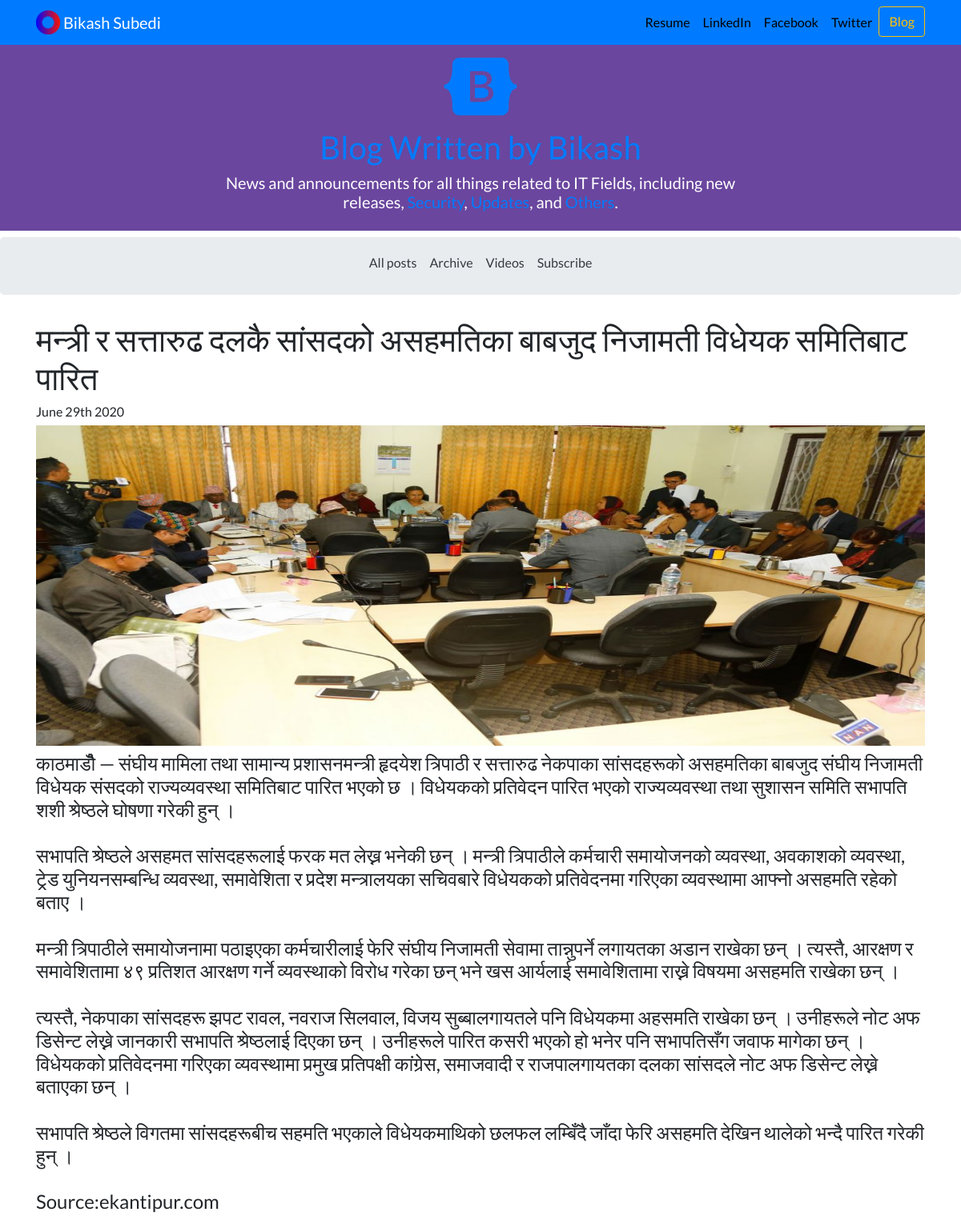
The app's page /blog/4/ with its own data.
### blog/models.py (models this page shows, shortened)
class Blog(models.Model):
    title = models.CharField(max_length=100)
    description = models.TextField()
    image = models.ImageField(upload_to='blog/images/')
    time = models.DateField()

### blog/views.py (the view)
# urls.py: path('<int:blog_id>/', views.detail, name='detail'),
def detail(request, blog_id):
    blog = get_object_or_404(Blog, pk=blog_id)
    return render(request, 'blog/detail.html', {'blog':blog})

### blog/templates/blog/detail.html (shortened to what this page needs)
{% extends 'portfolio/base.html' %}
{% load static %}
{% block content %}
    <div class="masthead p-3 mb-2 text-white" style="background-color: #6A469E">
        <div class="container text-center">
            <a href="{% url 'blog:blog' %}" aria-label="Bootstrap">
                <h1 class="f2"> Blog Written by Bikash</h1>
            </a>
            <h5 class="f5">
                News and announcements for all things related to IT Fields, including new <br> releases, <a href="#" title="Security">Security</a>,
                <a href="#" title="Updates">Updates</a>, and <a href="#" title="Others">Others</a>.
            </h5>
        </div>
    </div>
    <nav class="bd-subnavbar pt-2 pb-3 jumbotron">
        <div class="container d-flex align-items-md-center py-2">
            <nav class="nav mx-auto">
                <a class="text-dark py-1 mr-3 fw-500 text-decoration-none" href="{% url 'blog:blog' %}">All posts</a>
                <a class="text-dark py-1 mr-3" href="#">Archive</a>
                <a class="text-dark py-1 mr-3" href="#">Videos</a>
                <a class="text-dark py-1" href="#">Subscribe</a>
            </nav>
        </div>
    </nav>
    <div class="container">
        <div class="">
            <h1>{{ blog.title }}</h1>
            <h6>{{ blog.time|date:'F jS Y' }}</h6>
            <img src="{{ blog.image.url }}" alt="Image" class=" mb-2" alt="Blog Image" width="100%" height="400">
            <h4>{{ blog.description|safe }}</h4>
        </div>
{% endblock %}

### portfolio/static/portfolio/custom.css (style rules this page uses)
body { font-family: 'Lato', sans-serif; }

### records on screen
Blog: title "मन्त्री र सत्तारुढ दलकै सांसदको असहमतिका बाबजुद निजामती विधेयक समितिबाट पारित", time "June 29th 2020", image (picture), description "काठमाडौँ — संघीय मामिला तथा सामान्य प्रशासनमन्त्री हृदयेश त्रिपाठी र सत्तारुढ नेकपाका सांसदहरूको असहमतिका बाबजुद संघीय निजामती विधेयक संसदको राज्यव्यवस्था समितिबाट पारित भएको छ । विधेयकको प्रतिवेदन पारित भएको राज्यव्यवस्था तथा सुशासन समिति सभापति शशी श्रेष्ठले घोषणा गरेकी हुन् । सभापति श्रेष्ठले असहमत सांसदहरूलाई फरक मत लेख्न भनेकी छन् । मन्त्री त्रिपाठीले कर्मचारी समायोजनको व्यवस्था, अवकाशको व्यवस्था, ट्रेड युनियनसम्बन्धि व्यवस्था, समावेशिता र प्रदेश मन्त्रालयका सचिवबारे विधेयकको प्रतिवेदनमा गरिएका व्यवस्थामा आफ्नो असहमति रहेको बताए । मन्त्री त्रिपाठीले समायोजनामा पठाइएका कर्मचारीलाई फेरि संघीय निजामती सेवामा तान्नुपर्ने लगायतका अडान राखेका छन् । त्यस्तै, आरक्षण र समावेशितामा ४९ प्रतिशत…"
